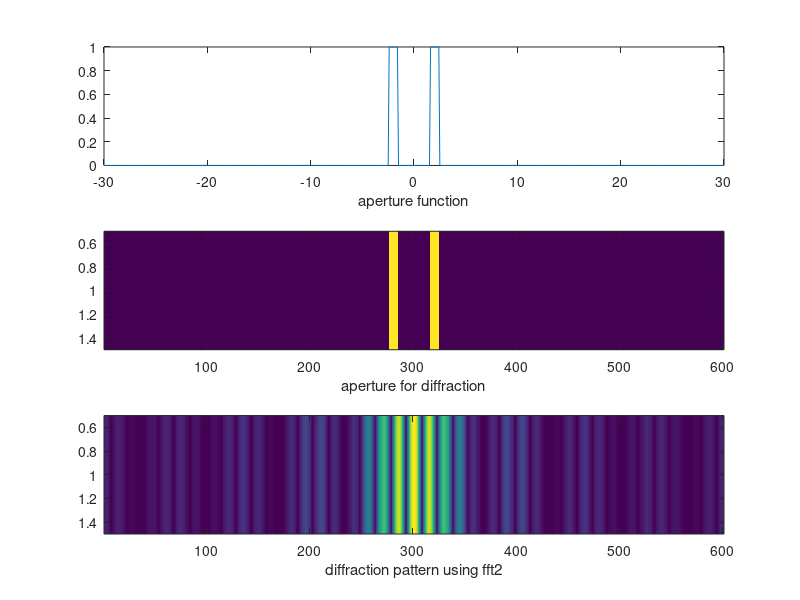

Recreate this plot in MATLAB.
%%% initialize a piecewise function describing the aperture, 
%%% then using fft2 to simulate the diffraction pattern.

clear;clc;close all

x=-30:0.1:30; %domain
num=size(x,2);
for i=1:1:num %set initial values for aperture; here is a double-slit
if x(i)<2.5 && x(i)>1.5
y(i)=1;
else
if x(i)<-1.5 && x(i)>-2.5
y(i)=1;
else
y(i)=0;
end
end
end
subplot(3,1,1);
plot(x,y);xlabel('aperture function');
subplot(3,1,2);
imagesc(y);xlabel('aperture for diffraction');

fourier=fft(y); %create diffraction pattern
fourier=fftshift(fourier);
fourier_abs=abs(fourier); %get the intensity of diffraction for display
fourier_abs=mat2gray(fourier_abs);

subplot(3,1,3);
imagesc(fourier_abs);xlabel('diffraction pattern using fft2');


